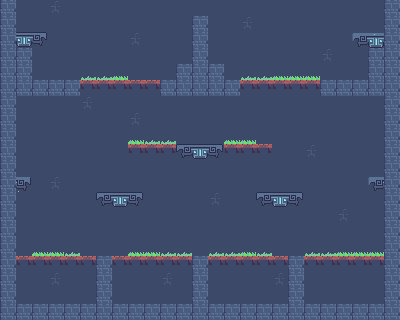

A level layout from a 2D game, rendered from its tile map. Below: a short description, then the map file with its tile-grid data intact:
An orthogonal 25x20 tile map with 16x16 px tiles, 5 tile layers (Background, Background2:ElectricBoogaloo, OneSidedPlatforms, Platforms, ...).

<map version="1.0" tiledversion="1.1.2" orientation="orthogonal" renderorder="right-up" width="25" height="20" tilewidth="16" tileheight="16" infinite="0" nextobjectid="1">
 <tileset firstgid="1" source="../tile1.tsx" />
 <layer name="Background" width="25" height="20">
  <data encoding="csv">
8,8,8,8,8,8,8,8,8,8,8,8,8,8,8,8,8,8,8,8,8,8,8,8,8,
8,8,8,8,8,8,8,8,8,8,8,8,8,8,8,8,8,8,8,8,8,8,8,8,8,
8,8,8,8,8,8,8,8,8,8,8,8,8,8,8,8,8,8,8,8,8,8,8,8,8,
8,8,8,8,8,8,8,8,8,8,8,8,8,8,8,8,8,8,8,8,8,8,8,8,8,
8,8,8,8,8,8,8,8,8,8,8,8,8,8,8,8,8,8,8,8,8,8,8,8,8,
8,8,8,8,8,8,8,8,8,8,8,8,8,8,8,8,8,8,8,8,8,8,8,8,8,
8,8,8,8,8,8,8,8,8,8,8,8,8,8,8,8,8,8,8,8,8,8,8,8,8,
8,8,8,8,8,8,8,8,8,8,8,8,8,8,8,8,8,8,8,8,8,8,8,8,8,
8,8,8,8,8,8,8,8,8,8,8,8,8,8,8,8,8,8,8,8,8,8,8,8,8,
8,8,8,8,8,8,8,8,8,8,8,8,8,8,8,8,8,8,8,8,8,8,8,8,8,
8,8,8,8,8,8,8,8,8,8,8,8,8,8,8,8,8,8,8,8,8,8,8,8,8,
8,8,8,8,8,8,8,8,8,8,8,8,8,8,8,8,8,8,8,8,8,8,8,8,8,
8,8,8,8,8,8,8,8,8,8,8,8,8,8,8,8,8,8,8,8,8,8,8,8,8,
8,8,8,8,8,8,8,8,8,8,8,8,8,8,8,8,8,8,8,8,8,8,8,8,8,
8,8,8,8,8,8,8,8,8,8,8,8,8,8,8,8,8,8,8,8,8,8,8,8,8,
8,8,8,8,8,8,8,8,8,8,8,8,8,8,8,8,8,8,8,8,8,8,8,8,8,
8,8,8,8,8,8,8,8,8,8,8,8,8,8,8,8,8,8,8,8,8,8,8,8,8,
8,8,8,8,8,8,8,8,8,8,8,8,8,8,8,8,8,8,8,8,8,8,8,8,8,
8,8,8,8,8,8,8,8,8,8,8,8,8,8,8,8,8,8,8,8,8,8,8,8,8,
8,8,8,8,8,8,8,8,8,8,8,8,8,8,8,8,8,8,8,8,8,8,8,8,8
</data>
 </layer>
 <layer name="Background2:ElectricBoogaloo" width="25" height="20">
  <data encoding="csv">
23,0,0,1,0,0,0,0,0,0,0,0,0,0,0,0,0,0,0,0,0,0,0,0,23,
23,0,0,0,0,0,0,0,0,0,0,0,0,0,0,1,0,0,0,0,0,0,0,0,23,
23,0,0,0,0,0,0,0,1,0,0,0,0,0,0,0,0,0,0,0,0,0,0,0,23,
23,0,0,0,0,0,0,0,0,0,0,0,0,0,0,0,0,0,0,0,1,0,0,0,23,
23,0,0,0,0,0,0,0,0,0,0,0,0,0,0,0,0,0,0,0,0,0,0,0,23,
23,0,0,0,0,0,0,0,0,0,0,0,0,0,0,0,0,0,0,0,0,0,0,0,23,
23,0,0,0,0,1,0,0,0,0,0,0,0,0,0,0,0,0,0,0,0,0,0,0,23,
23,0,0,0,0,0,0,0,1,0,0,0,0,0,0,0,0,0,0,0,0,0,0,0,23,
23,0,0,0,0,0,0,0,0,0,0,0,0,0,0,0,0,0,0,0,0,0,0,0,23,
23,0,0,0,0,0,0,0,0,0,0,0,0,0,0,0,0,0,0,1,0,0,0,0,23,
23,0,0,0,0,0,0,0,0,0,0,0,0,0,0,0,0,0,0,0,0,0,0,0,23,
23,0,0,1,0,0,0,0,0,0,0,0,0,0,0,0,0,0,0,0,0,0,0,0,23,
23,0,0,0,0,0,0,0,0,0,0,0,0,1,0,0,0,0,0,0,0,0,0,0,23,
23,0,0,0,0,0,0,0,0,0,0,0,0,0,0,0,0,0,0,0,0,1,0,0,23,
23,0,0,0,0,0,0,0,0,0,0,0,0,0,0,0,0,0,0,0,0,0,0,0,23,
23,0,0,0,0,0,0,0,0,0,0,0,0,0,0,0,0,0,0,0,0,0,0,0,23,
23,0,0,0,0,0,0,0,0,0,0,0,0,0,0,0,0,0,0,0,0,0,0,0,23,
23,0,0,1,0,0,0,0,0,0,1,0,0,0,0,0,0,1,0,0,0,0,0,0,23,
23,0,0,0,0,0,0,0,0,0,0,0,0,0,0,0,0,0,0,0,0,0,0,0,23,
23,0,0,0,0,0,0,0,0,0,0,0,0,0,0,0,0,0,0,0,0,0,0,0,23
</data>
 </layer>
 <layer name="OneSidedPlatforms" width="25" height="20">
  <data encoding="csv">
0,0,0,0,0,0,0,0,0,0,0,0,0,0,0,0,0,0,0,0,0,0,0,0,0,
0,0,0,0,0,0,0,0,0,0,0,0,0,0,0,0,0,0,0,0,0,0,0,0,0,
0,0,0,0,0,0,0,0,0,0,0,0,0,0,0,0,0,0,0,0,0,0,0,0,0,
0,0,0,0,0,0,0,0,0,0,0,0,0,0,0,0,0,0,0,0,0,0,0,0,0,
0,0,0,0,0,0,0,0,0,0,0,0,0,0,0,0,0,0,0,0,0,0,0,0,0,
0,0,0,0,0,37,37,37,37,37,0,0,0,0,0,37,37,37,37,37,0,0,0,0,0,
0,0,0,0,0,0,0,0,0,0,0,0,0,0,0,0,0,0,0,0,0,0,0,0,0,
0,0,0,0,0,0,0,0,0,0,0,0,0,0,0,0,0,0,0,0,0,0,0,0,0,
0,0,0,0,0,0,0,0,0,0,0,0,0,0,0,0,0,0,0,0,0,0,0,0,0,
0,0,0,0,0,0,0,0,37,37,37,0,0,0,37,37,37,0,0,0,0,0,0,0,0,
0,0,0,0,0,0,0,0,0,0,0,0,0,0,0,0,0,0,0,0,0,0,0,0,0,
0,0,0,0,0,0,0,0,0,0,0,0,0,0,0,0,0,0,0,0,0,0,0,0,0,
0,0,0,0,0,0,0,0,0,0,0,0,0,0,0,0,0,0,0,0,0,0,0,0,0,
0,0,0,0,0,0,0,0,0,0,0,0,0,0,0,0,0,0,0,0,0,0,0,0,0,
0,0,0,0,0,0,0,0,0,0,0,0,0,0,0,0,0,0,0,0,0,0,0,0,0,
0,0,0,0,0,0,0,0,0,0,0,0,0,0,0,0,0,0,0,0,0,0,0,0,0,
0,37,37,37,37,37,0,37,37,37,37,37,0,37,37,37,37,37,0,37,37,37,37,37,0,
0,0,0,0,0,0,0,0,0,0,0,0,0,0,0,0,0,0,0,0,0,0,0,0,0,
0,0,0,0,0,0,0,0,0,0,0,0,0,0,0,0,0,0,0,0,0,0,0,0,0,
0,0,0,0,0,0,0,0,0,0,0,0,0,0,0,0,0,0,0,0,0,0,0,0,0
</data>
 </layer>
 <layer name="Platforms" width="25" height="20">
  <data encoding="csv">
0,0,0,0,0,0,0,0,0,0,0,0,0,0,0,0,0,0,0,0,0,0,0,0,0,
0,0,0,0,0,0,0,0,0,0,0,0,23,0,0,0,0,0,0,0,0,0,0,0,0,
0,5,6,0,0,0,0,0,0,0,0,0,23,0,0,0,0,0,0,0,0,0,9,10,0,
0,23,0,0,0,0,0,0,0,0,0,0,23,0,0,0,0,0,0,0,0,0,0,23,0,
0,23,0,0,0,0,0,0,0,0,0,23,23,23,0,0,0,0,0,0,0,0,0,23,0,
0,23,23,23,23,0,0,0,0,0,23,23,23,23,23,0,0,0,0,0,23,23,23,23,0,
0,0,0,0,0,0,0,0,0,0,0,0,0,0,0,0,0,0,0,0,0,0,0,0,0,
0,0,0,0,0,0,0,0,0,0,0,0,0,0,0,0,0,0,0,0,0,0,0,0,0,
0,0,0,0,0,0,0,0,0,0,0,0,0,0,0,0,0,0,0,0,0,0,0,0,0,
0,0,0,0,0,0,0,0,0,0,0,4,5,6,0,0,0,0,0,0,0,0,0,0,0,
0,0,0,0,0,0,0,0,0,0,0,0,0,0,0,0,0,0,0,0,0,0,0,0,0,
0,11,0,0,0,0,0,0,0,0,0,0,0,0,0,0,0,0,0,0,0,0,0,9,0,
0,0,0,0,0,0,4,5,6,0,0,0,0,0,0,0,4,5,6,0,0,0,0,0,0,
0,0,0,0,0,0,0,0,0,0,0,0,0,0,0,0,0,0,0,0,0,0,0,0,0,
0,0,0,0,0,0,0,0,0,0,0,0,0,0,0,0,0,0,0,0,0,0,0,0,0,
0,0,0,0,0,0,0,0,0,0,0,0,0,0,0,0,0,0,0,0,0,0,0,0,0,
0,0,0,0,0,0,23,0,0,0,0,0,23,0,0,0,0,0,23,0,0,0,0,0,0,
0,0,0,0,0,0,23,0,0,0,0,0,23,0,0,0,0,0,23,0,0,0,0,0,0,
0,0,0,0,0,0,23,0,0,0,0,0,23,0,0,0,0,0,23,0,0,0,0,0,0,
0,23,23,23,23,23,23,23,23,23,23,23,23,23,23,23,23,23,23,23,23,23,23,23,23
</data>
 </layer>
 <layer name="Foreground" width="25" height="20">
  <data encoding="csv">
0,0,0,0,0,0,0,0,0,0,0,0,0,0,0,0,0,0,0,0,0,0,0,0,0,
0,0,0,0,0,0,0,0,0,0,0,0,0,0,0,0,0,0,0,0,0,0,0,0,0,
0,0,0,0,0,0,0,0,0,0,0,0,0,0,0,0,0,0,0,0,0,0,0,0,0,
0,0,0,0,0,0,0,0,0,0,0,0,0,0,0,0,0,0,0,0,0,0,0,0,0,
0,0,0,0,0,26,26,27,0,0,0,0,0,0,0,26,26,27,27,27,0,0,0,0,0,
0,0,0,0,0,0,0,0,0,0,0,0,0,0,0,0,0,0,0,0,0,0,0,0,0,
0,0,0,0,0,0,0,0,0,0,0,0,0,0,0,0,0,0,0,0,0,0,0,0,0,
0,0,0,0,0,0,0,0,0,0,0,0,0,0,0,0,0,0,0,0,0,0,0,0,0,
0,0,0,0,0,0,0,0,27,26,26,0,0,0,27,27,0,0,0,0,0,0,0,0,0,
0,0,0,0,0,0,0,0,0,0,0,0,0,0,0,0,0,0,0,0,0,0,0,0,0,
0,0,0,0,0,0,0,0,0,0,0,0,0,0,0,0,0,0,0,0,0,0,0,0,0,
0,0,0,0,0,0,0,0,0,0,0,0,0,0,0,0,0,0,0,0,0,0,0,0,0,
0,0,0,0,0,0,0,0,0,0,0,0,0,0,0,0,0,0,0,0,0,0,0,0,0,
0,0,0,0,0,0,0,0,0,0,0,0,0,0,0,0,0,0,0,0,0,0,0,0,0,
0,0,0,0,0,0,0,0,0,0,0,0,0,0,0,0,0,0,0,0,0,0,0,0,0,
0,0,27,27,26,0,0,0,27,27,26,26,0,26,26,27,26,0,0,26,26,27,27,27,0,
0,0,0,0,0,0,0,0,0,0,0,0,0,0,0,0,0,0,0,0,0,0,0,0,0,
0,0,0,0,0,0,0,0,0,0,0,0,0,0,0,0,0,0,0,0,0,0,0,0,0,
0,0,0,0,0,0,0,0,0,0,0,0,0,0,0,0,0,0,0,0,0,0,0,0,0,
0,0,0,0,0,0,0,0,0,0,0,0,0,0,0,0,0,0,0,0,0,0,0,0,0
</data>
 </layer>
</map>
